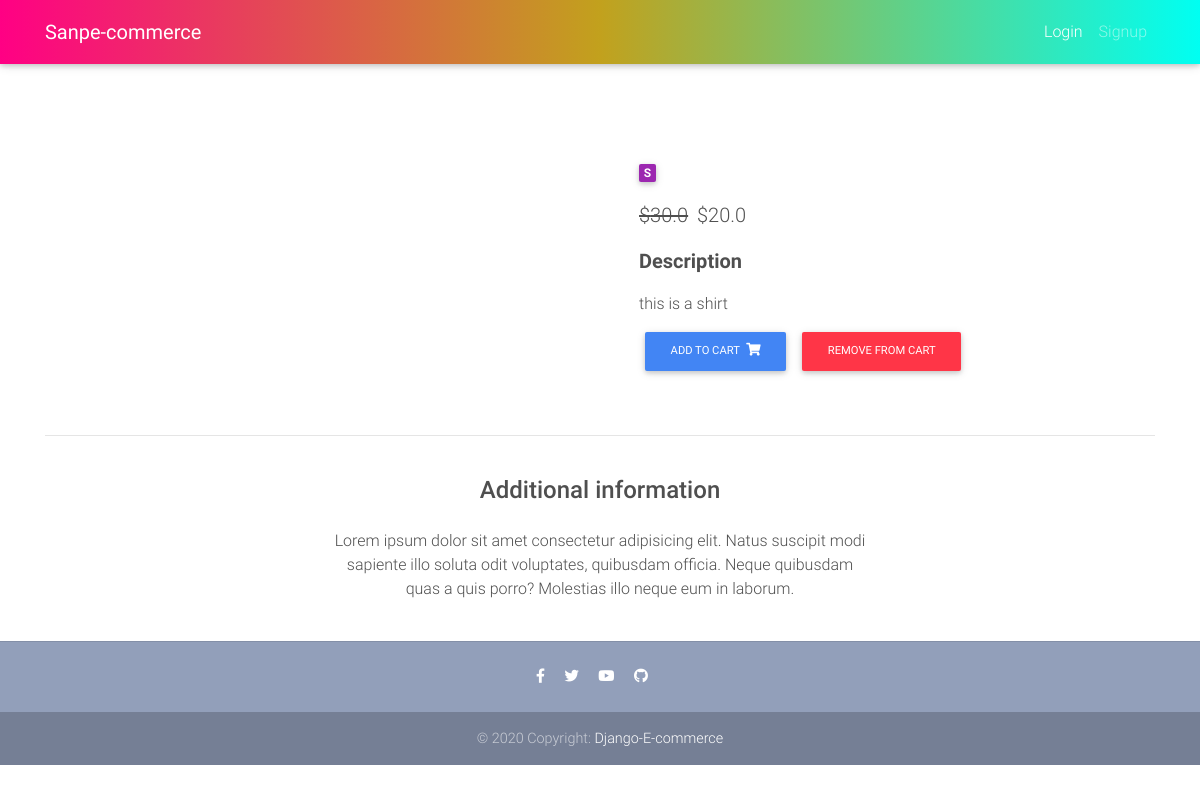
The page /product/shirt/ on the database as committed earlier.
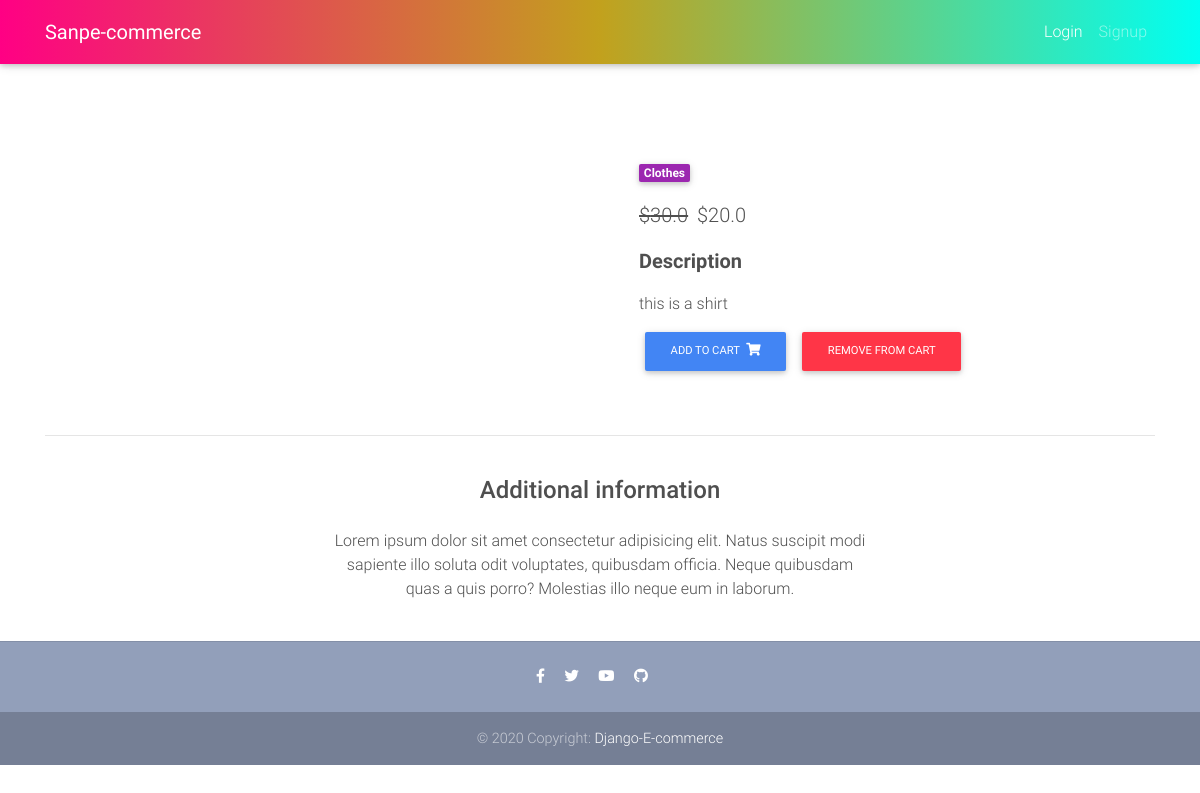
The same page on the database as committed later.
### core/models.py (models this page shows, shortened)
class Item(models.Model):
    title = models.CharField(max_length=100)
    price = models.FloatField()
    discount_price = models.FloatField(blank=True, null=True)
    category = models.CharField(choices=CATEGORY_CHOICES, max_length=2)
    label = models.CharField(choices=LABEL_CHOICES, max_length=1)
    slug = models.SlugField()
    description = models.TextField()
    image = models.ImageField()
    def get_add_to_cart_url(self):
        return reverse("core:add-to-cart", kwargs={
            'slug': self.slug
        })
    def get_remove_from_cart_url(self):
        return reverse("core:remove-from-cart", kwargs={
            'slug': self.slug
        })

### core/views.py (the view)
# urls.py: path('product/<slug>/', ItemDetailView.as_view(), name='product'),
class ItemDetailView(DetailView):
    model = Item
    template_name = "product.html"

### templates/product.html (shortened to what this page needs)
{% extends "base.html" %}
{% block content %}
<main class="mt-2 pt-2">
  <div class="container dark-grey-text mt-5">
    <div class="row wow fadeIn">
      <div class="col-md-6">
      </div>
      <div class="col-md-6 mb-4">
        <div class="p-4">
          <div class="mb-3">
            <a href="">
              <span class="badge purple mr-1">{{ object.get_category_display }}</span>
            </a>
          </div>
          <p class="lead">
            {% if object.discount_price %}
            <span class="mr-1">
              <del>${{ object.price }}</del>
            </span>
            <span>${{ object.discount_price }}</span>
            {% else %}
            <span>${{ object.price }}</span>
            {% endif %}
          </p>
          <p class="lead font-weight-bold">Description</p>
          <p>{{ object.description }}</p>
          <a href="{{ object.get_add_to_cart_url }}" class="btn btn-primary btn-md my-0 p">
            Add to cart
            <i class="fas fa-shopping-cart ml-1"></i>
          </a>
          <a href="{{ object.get_remove_from_cart_url }}" class="btn btn-danger btn-md my-0 p">
            Remove from cart
          </a>
        </div>
      </div>
    </div>
    <hr>
    <div class="row d-flex justify-content-center wow fadeIn">
      <div class="col-md-6 text-center">
        <h4 class="my-4 h4">Additional information</h4>
        <p>Lorem ipsum dolor sit amet consectetur adipisicing elit. Natus suscipit modi sapiente illo soluta odit
          voluptates,
          quibusdam officia. Neque quibusdam quas a quis porro? Molestias illo neque eum in laborum.</p>
      </div>
    </div>
  </div>
</main>
{% endblock content %}

Rows that differ between the two databases and show on the page:
changed Item "this is a shirt": category "S" → "Clothes"
